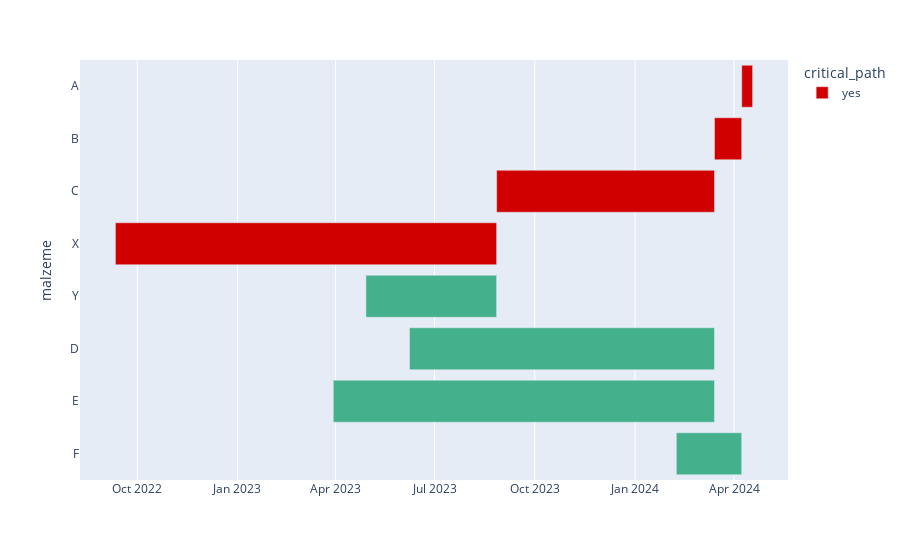

The notebook cell saved with this chart:
### Code cell
import plotly.express as px

colors= ['#D10000', '#45B08C']
fig = px.timeline(data, x_start="calc_start_date", x_end="calc_finish_date", y="malzeme",color='critical_path',color_discrete_sequence=colors)
fig.update_yaxes(autorange="reversed") # otherwise tasks are listed from the bottom up
fig.update_layout()
fig.write_html("gant.html")
fig.show()

### Figure 1 — Plotly figure (JSON) as saved in the notebook; plotly's stock layout.template omitted (floating-point values rounded to 4 significant figures)
{"data": [{"alignmentgroup": "True", "base": ["2024-04-08T00:00:00", "2024-03-14T00:00:00", "2023-08-27T00:00:00", "2022-09-11T00:00:00"], "hovertemplate": "critical_path=yes<br>calc_start_date=%{base}<br>calc_finish_date=%{x}<br>malzeme=%{y}<extra></extra>", "legendgroup": "yes", "marker": {"color": "#D10000", "pattern": {"shape": ""}}, "name": "yes", "offsetgroup": "yes", "orientation": "h", "showlegend": true, "textposition": "auto", "type": "bar", "x": [864000000, 2160000000, 17280000000, 30240000000], "xaxis": "x", "y": ["A", "B", "C", "X"], "yaxis": "y"}, {"alignmentgroup": "True", "base": ["2023-04-29T00:00:00", "2023-06-08T00:00:00", "2023-03-30T00:00:00", "2024-02-08T00:00:00"], "hovertemplate": "critical_path=<br>calc_start_date=%{base}<br>calc_finish_date=%{x}<br>malzeme=%{y}<extra></extra>", "legendgroup": "", "marker": {"color": "#45B08C", "pattern": {"shape": ""}}, "name": "", "offsetgroup": "", "orientation": "h", "showlegend": false, "textposition": "auto", "type": "bar", "x": [10368000000, 24192000000, 30240000000, 5184000000], "xaxis": "x", "y": ["Y", "D", "E", "F"], "yaxis": "y"}], "layout": {"barmode": "overlay", "legend": {"title": {"text": "critical_path"}, "tracegroupgap": 0}, "margin": {"t": 60}, "xaxis": {"anchor": "y", "domain": [0, 1], "type": "date"}, "yaxis": {"anchor": "x", "autorange": "reversed", "domain": [0, 1], "title": {"text": "malzeme"}}}}
